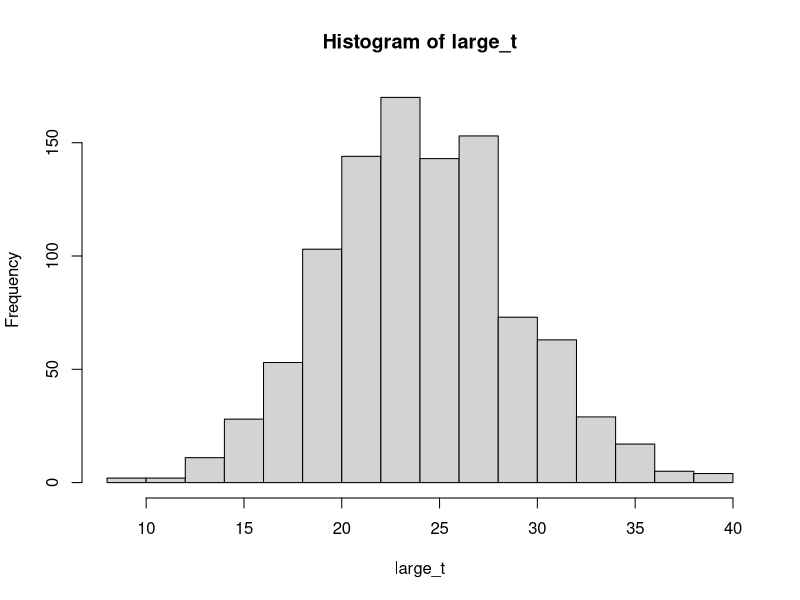
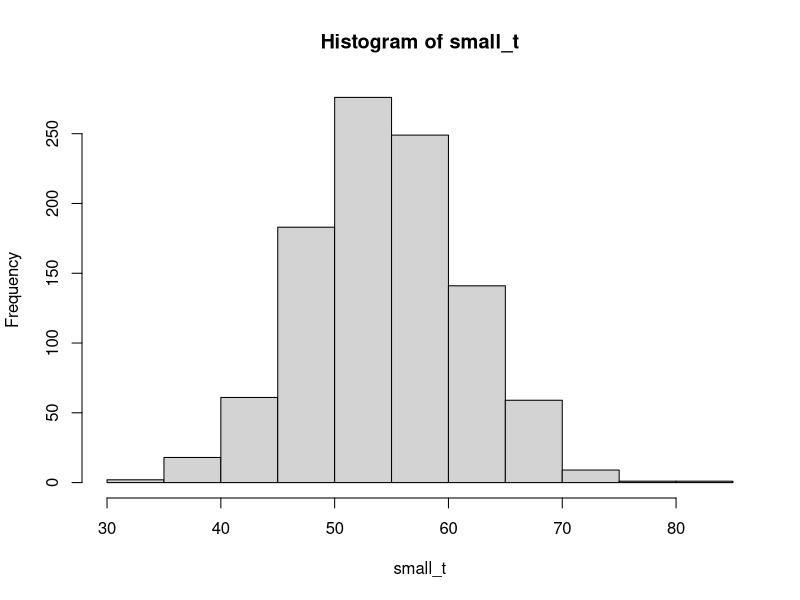

Write the R code that produced these figures, in order.
#13.
set.seed(2022)

large_t <- NULL
small_t <- NULL

for(i in 1:1000){
  large_hosp <- rbinom(n= 365, size= 45, prob= 0.5)
  
  large_t <- c(large_t, length(which(large_hosp > 0.6*45)))
  
  small_hosp <- rbinom(n= 365, size= 15, prob= 0.5)
  
  small_t <- c(small_t, length(which(small_hosp > 0.6*15)))
  
  i <- i+1
}

hist(large_t)

mean_l <- mean(large_t)
sd_l <- sd(large_t)

hist(small_t)

mean_s <- mean(small_t)
sd_s <- sd(small_t)



